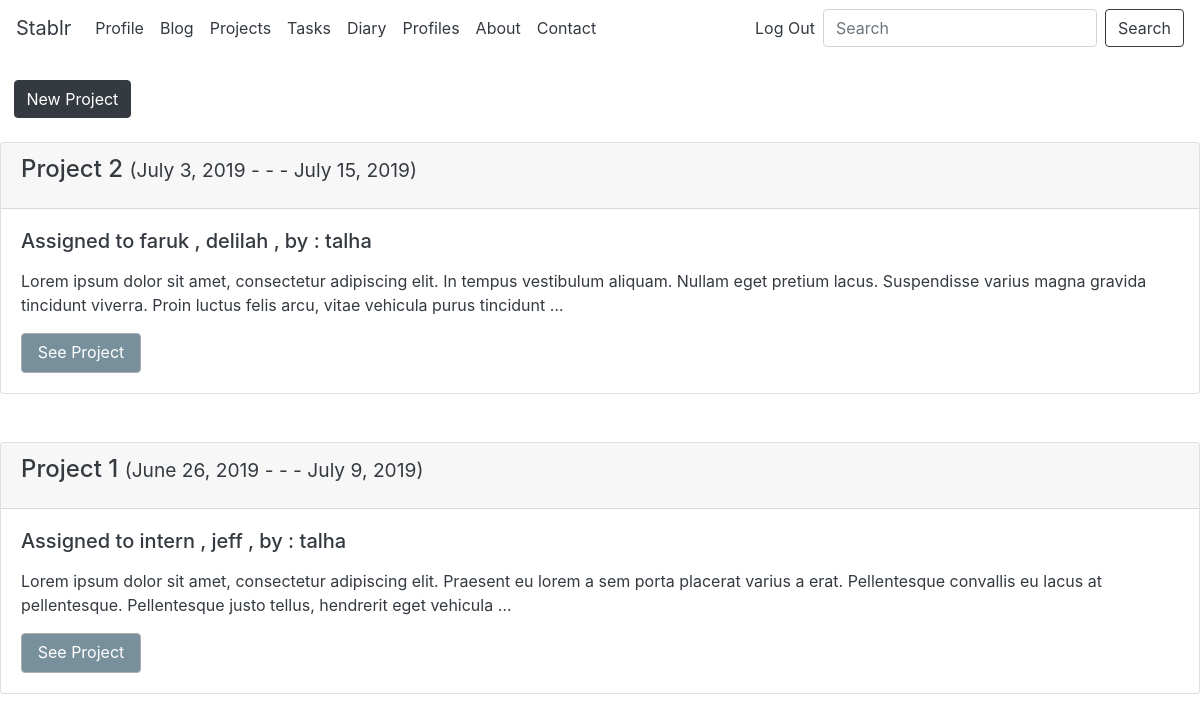
Screenshot of /projects/ (signed in) with the database file from the repository.
### blog/models.py (models this page shows, shortened)
class Project(models.Model):
	projectowners = models.ManyToManyField(User,related_name="powner",blank=False)
	projectgiver = models.ForeignKey(User,null=True,related_name="pgiver",on_delete=models.SET_NULL,blank=False)
	progress = models.PositiveIntegerField(default=0,validators=[MinValueValidator(0),MaxValueValidator(100)],blank=False)
	title = models.CharField(max_length=30,null=True,blank=False)
	content = models.TextField(null=True,blank=False)
	startdate = models.DateField(auto_now=False,auto_now_add=False, null=True,blank=True)
	duedate = models.DateField(auto_now=False,auto_now_add=False, null=True,blank=True)
	class Meta:
		ordering=['-duedate']
	def get_absolute_url(self):
		slugged_title = slugify(self.title)
		return f"{slugged_title}/{self.id}"

### blog/views.py (the view)
# urls.py: path('projects/',project_view),
@login_required
def project_view(request):
	if request.user.is_superuser:
		projects = Project.objects.all()
		return render(request,'project_list.html',{'projects': projects })
	elif request.user.is_staff:
		projects = Project.objects.filter(projectgiver=request.user)
		return render(request,'project_list.html',{'projects': projects })
	elif request.user.is_authenticated:
		projects = Project.objects.filter(projectowners__id__contains=request.user.id)
		return render(request,'project_list.html',{'projects':projects})

### blog/templates/project_list.html (shortened to what this page needs)
{% extends "base.html" %}
{% block content %}
    {% if request.user.is_staff %}
    <br>
      &nbsp;&nbsp;  <a href="/projects/create" class="btn btn-dark">New Project</a>
    <br>
    <br>
    {% endif %}
	{% for project in projects %}
		{% include 'project_inline.html' with project=project %}
	{% endfor %}
{% endblock %}

### blog/templates/project_inline.html
{% load static %}
<link href="{% static 'colors.css' %}" rel='stylesheet' type='text/css'>
<div class="card mb-5 text-dark bg_color transparent">
  <div class="card-header font-weight-heavy">
    <h4 class="card-title">{{project.title}} <small class='text-dark' style='text-align:center'> ({{project.startdate}} - - - {{project.duedate}})</small> </h4>
  </div>
  <div class="card-body" >
    <h5 class="card-title">Assigned to
      {% for projectowner in project.projectowners.all %}
        {{projectowner.username}} ,
      {% endfor %} by : {{project.projectgiver.username}} </h5>
    <p class="card-text">{{ project.content|linebreaks|truncatewords:30 }}</p>
    <a href="{{ project.get_absolute_url }}" class="btn btn-style" style="width:120px;height:40px;">See Project</a>
  </div>
</div>

### staticfiles/img.css (style rules this page uses)
body, html { height: 100%; }
.bg { background-image: url("https://mdbootstrap.com/img/Photos/Horizontal/Nature/full%20page/img(11).jpg"); height: 50%; background-position: center; background-repeat: no-repeat; background-size: cover; background-attachment: fixed; }

### staticfiles/colors.css (style rules this page uses)
.bg_color { background-size: cover; color: #fff; background-color: #607d8b; }
.transparent { background:rgba(255,255,255,0.5); }
.btn-style { color: #fff; background-color: #78909c; border-color: #adadad; width: 33.3%; }

### rows the page displays
Project: title "Project 2", startdate "July 3, 2019", duedate "July 15, 2019", projectgiver.username "talha", content "Lorem ipsum dolor sit amet, consectetur adipiscing elit. In tempus vestibulum aliquam. Nullam eget pretium lacus. Suspendisse varius magna gravida tincidunt viverra. Proin luctus felis arcu, vitae vehicula purus tincidunt …"
Project: title "Project 1", startdate "June 26, 2019", duedate "July 9, 2019", projectgiver.username "talha", content "Lorem ipsum dolor sit amet, consectetur adipiscing elit. Praesent eu lorem a sem porta placerat varius a erat. Pellentesque convallis eu lacus at pellentesque. Pellentesque justo tellus, hendrerit eget vehicula …"

### other values shown
{{ projectowner.username }} "faruk"
{{ projectowner.username }} "delilah"
{{ projectowner.username }} "intern"
{{ projectowner.username }} "jeff"
